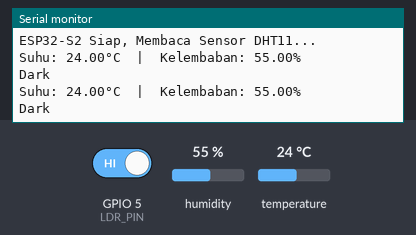
A sketch run on a simulated ESP32-S2. Shown: the last lines printed to the serial monitor. The test bench sets the inputs (shaded band); at power-on: GPIO 5 (LDR_PIN) HIGH, humidity 55 %, temperature 24 °C.

Above: at 2.8 s.
2.9 s: GPIO 5 (LDR_PIN) driven LOW
At 5.5 s:
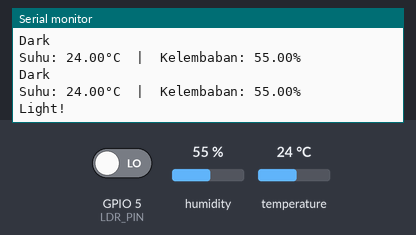
7.5 s: humidity set to 22 %
At 9.1 s:
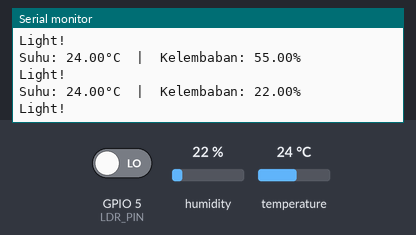
10.2 s: temperature set to 12 °C
At 12.7 s:
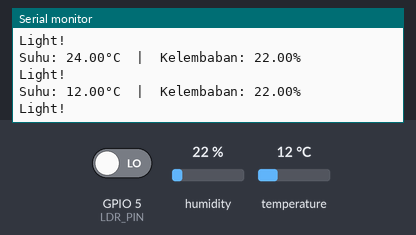
12.9 s: humidity set to 40 %
At 15.1 s:
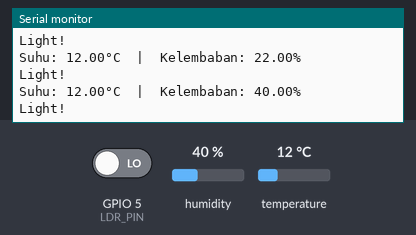
Timing chart, 0 to 16.6 s (numbered marks = the images above; inputs shaded):
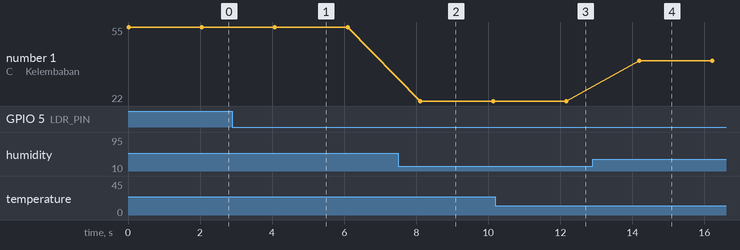

The sketch:

code.ino
```cpp
#include <Arduino.h>
#include <DHT.h>

#define DHTPIN 4
#define DHTTYPE DHT11

#define LDR_PIN 5

DHT dht(DHTPIN, DHTTYPE);

void setup() {
    Serial.begin(9600);
    dht.begin();
    Serial.println("ESP32-S2 Siap, Membaca Sensor DHT11...");

    // konfigurasi sensor LDR
    pinMode(LDR_PIN, INPUT);
}

void loop() {
    float suhu = dht.readTemperature();    // Membaca suhu dalam Celcius
    float kelembaban = dht.readHumidity(); // Membaca kelembaban dalam persen

    // Cek apakah pembacaan valid
    if (isnan(suhu) || isnan(kelembaban)) {
        Serial.println("Gagal membaca dari sensor DHT11!");
        return;
    }

    // Menampilkan data ke Serial Monitor
    Serial.print("Suhu: ");
    Serial.print(suhu);
    Serial.print("°C  |  Kelembaban: ");
    Serial.print(kelembaban);
    Serial.println("%");

    if (digitalRead(LDR_PIN) == LOW) { // membaca tingkat cahaya dalam satuan lux
    Serial.println("Light!");
  } else {
    Serial.println("Dark  ");
  }

    delay(2000); // Delay 2 detik sebelum membaca ulang
}
```

Measured:
- after the input at 2.9 s, the serial monitor: prints a new line after 1.2 s (image 1)
- after the input at 7.5 s, the serial monitor: prints a new line after 0.62 s (image 2)
- after the input at 10.2 s, the serial monitor: prints a new line after 2.0 s (image 3)
- after the input at 12.9 s, the serial monitor: prints a new line after 1.3 s (image 4)
- plotted number 1: 55 → 22 after the input at 7.5 s, 22 → 40 after the input at 12.9 s
